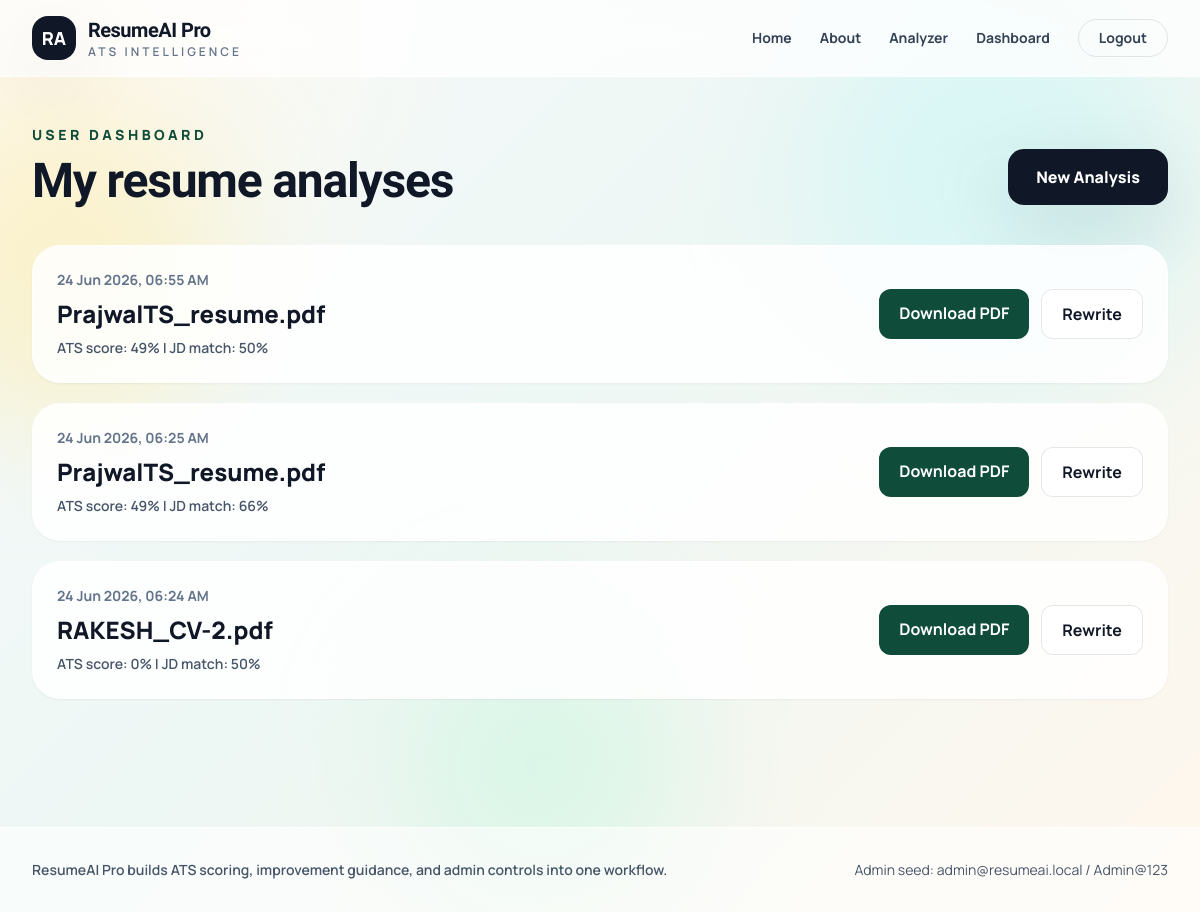
/dashboard (signed in), run on the app's committed database.
### models.py (models this page shows)
class ResumeAnalysis(db.Model):
    __tablename__ = "resume_analysis"
    id = db.Column(db.Integer, primary_key=True)
    user_id = db.Column(
        db.Integer,
        db.ForeignKey("users.id")
    )
    filename = db.Column(db.String(200))
    ats_score = db.Column(db.Integer)
    match_score = db.Column(
        db.Integer,
        default=0
    )
    job_description = db.Column(db.Text)
    extracted_text = db.Column(db.Text)
    strengths = db.Column(db.Text)
    weaknesses = db.Column(db.Text)
    missing_skills = db.Column(db.Text)
    suggestions = db.Column(db.Text)
    analysis = db.Column(db.Text)
    created_at = db.Column(
        db.DateTime,
        default=datetime.utcnow
    )

### app.py (the view)
@app.route("/dashboard")
@login_required
def dashboard():
    if current_user.role == "admin":
        return redirect(url_for("admin_dashboard"))
    analyses = (
        ResumeAnalysis.query.filter_by(user_id=current_user.id)
        .order_by(ResumeAnalysis.created_at.desc())
        .all()
    )
    return render_template("dashboard.html", analyses=analyses)

### app.py (called while the page is built)
@login_manager.user_loader
def load_user(user_id):
    return User.query.get(int(user_id))

@app.context_processor
def inject_stats():
    return {"site_name": "ResumeAI Pro"}

### templates/dashboard.html
{% extends "base.html" %}
{% block content %}
<section class="mx-auto max-w-7xl px-5 py-12 lg:px-8">
    <div class="flex flex-col gap-5 md:flex-row md:items-end md:justify-between">
        <div>
            <p class="text-sm font-black uppercase tracking-[0.25em] text-pine">User Dashboard</p>
            <h1 class="mt-3 font-display text-5xl font-extrabold tracking-tight">My resume analyses</h1>
        </div>
        <a href="{{ url_for('analyzer') }}" class="rounded-2xl bg-ink px-7 py-4 text-center font-extrabold text-white shadow-soft hover:bg-pine">New Analysis</a>
    </div>
    <div class="mt-10 grid gap-5">
        {% for item in analyses %}
            <article class="rounded-[1.75rem] border border-white/80 bg-white/85 p-6 shadow-sm">
                <div class="flex flex-col gap-5 lg:flex-row lg:items-center lg:justify-between">
                    <div>
                        <p class="text-sm font-bold text-slate-500">{{ item.created_at.strftime('%d %b %Y, %I:%M %p') }}</p>
                        <h2 class="mt-2 text-2xl font-black">{{ item.filename }}</h2>
                        <p class="mt-2 text-sm font-semibold text-slate-600">ATS score: {{ item.ats_score }}% | JD match: {{ item.match_score or 0 }}%</p>
                    </div>
                    <div class="flex flex-col gap-3 sm:flex-row">
                        <a href="{{ url_for('download_report', id=item.id) }}" class="rounded-xl bg-pine px-5 py-3 text-center font-bold text-white hover:bg-ink">Download PDF</a>
                        <a href="{{ url_for('rewrite', id=item.id) }}" class="rounded-xl border border-ink/10 bg-white px-5 py-3 text-center font-bold text-ink hover:border-ink">Rewrite</a>
                    </div>
                </div>
            </article>
        {% else %}
            <div class="rounded-[2rem] border border-white/80 bg-white/80 p-10 text-center shadow-soft">
                <h2 class="font-display text-3xl font-extrabold">No analyses yet.</h2>
                <p class="mt-3 text-slate-600">Upload your first PDF resume to generate ATS scoring and suggestions.</p>
            </div>
        {% endfor %}
    </div>
</section>
{% endblock %}

### data on the page
ResumeAnalysis: created_at "24 Jun 2026, 06:55 AM", filename "PrajwalTS_resume.pdf", ats_score "49", match_score "50"
ResumeAnalysis: created_at "24 Jun 2026, 06:25 AM", filename "PrajwalTS_resume.pdf", ats_score "49", match_score "66"
ResumeAnalysis: created_at "24 Jun 2026, 06:24 AM", filename "RAKESH_CV-2.pdf", ats_score "0", match_score "50"

### other printed values
{{ site_name }} "ResumeAI Pro"
